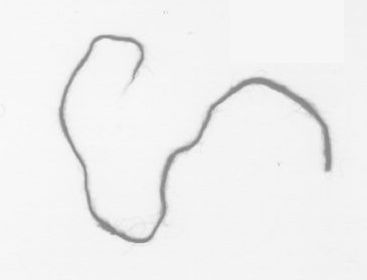
#> input picture sample29_cut.jpg, 367 x 280 px
$ python task52.py
#> lines starting #> are read from the running program, lines starting #| are printed output that depends on the picture; after the words box and inside, x2 and y2 are one past the last pixel; in counts of white or black regions, pixels touching at a corner belong together; long printed decimals are rounded
import cv2

img = cv2.imread('sample29_cut.jpg')
#> img is the input picture: shape (280, 367, 3); min 130, max 255, mean 240.6
# covert to gray image
gray = cv2.cvtColor(img, cv2.COLOR_BGR2GRAY)
# get a binary image
ret, thresh = cv2.threshold(gray, 220, 255, 0)
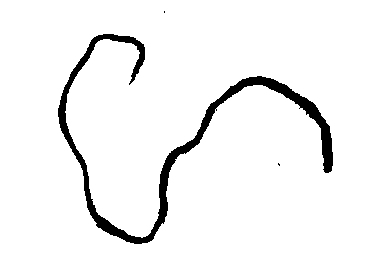
#> thresh: shape (280, 367); 95.2% white; 3 black regions (2 under 20 px)
contours, hierarchy = cv2.findContours(thresh, cv2.RETR_TREE, cv2.CHAIN_APPROX_NONE)
#> contours = 6 contours, 4 with area under 20; largest, box (x1, y1, x2, y2) and area: (0, 0, 367, 280) 102114, (57, 33, 334, 245) 5548
# draw the contour of line
imgnew = cv2.drawContours(img, contours[4], -1, (255, 0, 0), 1)
print(len(contours))
#| 6
cnt = contours[4]
#> cnt = contour of 1269 points, box (x1, y1, x2, y2) (57, 33, 334, 245), area 5548
# count the length
perimeter = cv2.arcLength(cnt, False)
#> perimeter = 1477.2
print('length:', perimeter)
#| length: 1477.178
area = cv2.contourArea(cnt)
#> area = 5548.5
print('area:', area)
#| area: 5548.5
width = area / perimeter
#> width = 3.76
print('width:', width)
#| width: 3.756

cv2.namedWindow("imgshow", 1)
cv2.imshow("imgshow", imgnew)

cv2.waitKey()
